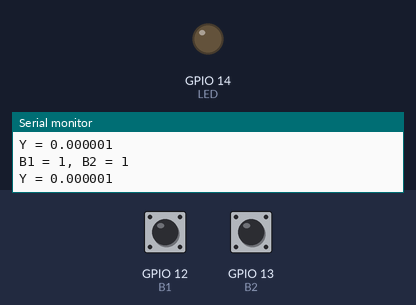
The sketch below on a simulated ESP32. Shown: output pins drawn as LEDs (lit = HIGH), the last lines printed to the serial monitor. The inputs (shaded band) are chosen by the test bench; at power-on: GPIO 12 (B1) HIGH, GPIO 13 (B2) HIGH.

Above: at 2.8 s.
2.9 s: GPIO 12 (B1) pulled LOW for 1.2 s
At 4.4 s:
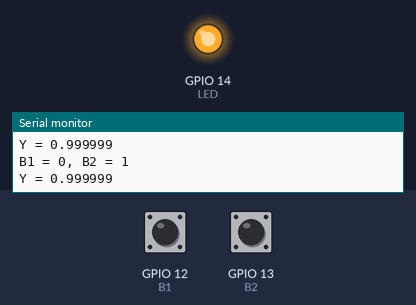
6.5 s: GPIO 12 (B1) pulled LOW for 3.2 s
At 11.0 s:
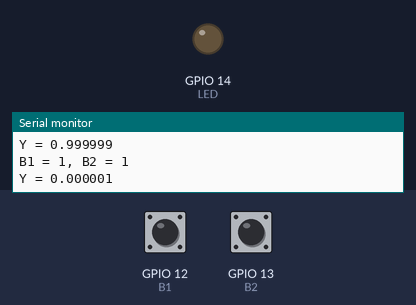
11.5 s: GPIO 13 (B2) pulled LOW for 3.2 s
At 12.5 s:
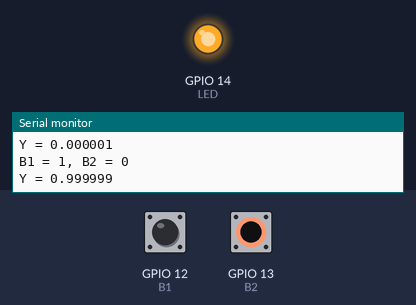
Timing chart, 0 to 16.5 s (numbered marks = the images above; inputs shaded):
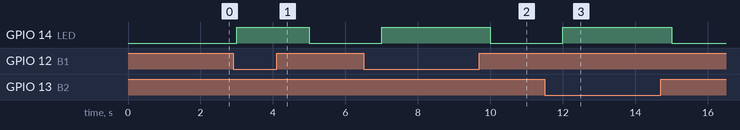

Measured:
- after the input at 2.9 s, GPIO 14 (LED): LOW → HIGH after 0.10 s, → LOW 2.0 s later
- after the input at 6.5 s, GPIO 14 (LED): LOW → HIGH after 0.50 s, → LOW 3.0 s later
- after the input at 11.5 s, GPIO 14 (LED): LOW → HIGH after 0.50 s, → LOW 3.0 s later

The sketch:

31_Arduino_ESP32.ino
```cpp
#include <math.h>

#define B1  12
#define B2  13
#define LED 14

int X[1][2]    =   {{1,0}};
/*these matrices was calculated by python */
float W1[2][3] =   {{0.74000854,  4.47769531, -0.98692059},
                    {0.83034991,  4.48772758, -0.55733578}};
float W2[3][1] =   {{-6.17234487},
                    {4.8835918},
                    {1.28875386}};
float Wo1[1][3];
float sum = 0;
float Y = 0;

/*sigmoid function*/
float sigmoid (float x)
{
    return 1/(1 + exp(-x));
}


void setup()
{
  Serial.begin(115200);
  pinMode(B1, INPUT_PULLUP);
  pinMode(B2, INPUT_PULLUP);
  pinMode(LED, OUTPUT);
  digitalWrite(LED, LOW);
}

void loop()
{
  X[0][0] = digitalRead(B1);
  X[0][1] = digitalRead(B2);
  printf("B1 = %d, B2 = %d\n", X[0][0], X[0][1]);

  /* calculate forward part based on weights */
  //hidden layer
  for(int i=0; i<1; i++)
  {
      for(int j=0;j <3; j++)
      {
          for(int k=0; k<2; k++)
          {
              sum += X[i][k]*W1[k][j];
          }
          Wo1[i][j] = sigmoid(sum);
          sum = 0;
      }
  }
  //output layer
  for(int i=0; i<1; i++)
  {
      for(int j=0;j <1; j++)
      {
          for(int k=0; k<3; k++)
          {
              Y += Wo1[i][k]*W2[k][j];
          }
      }
  }
  printf("Y = %f\n", (Y));
  Y = round(Y);
  digitalWrite(LED, int(Y));
  Y = 0;
  delay(1000);
}
```
